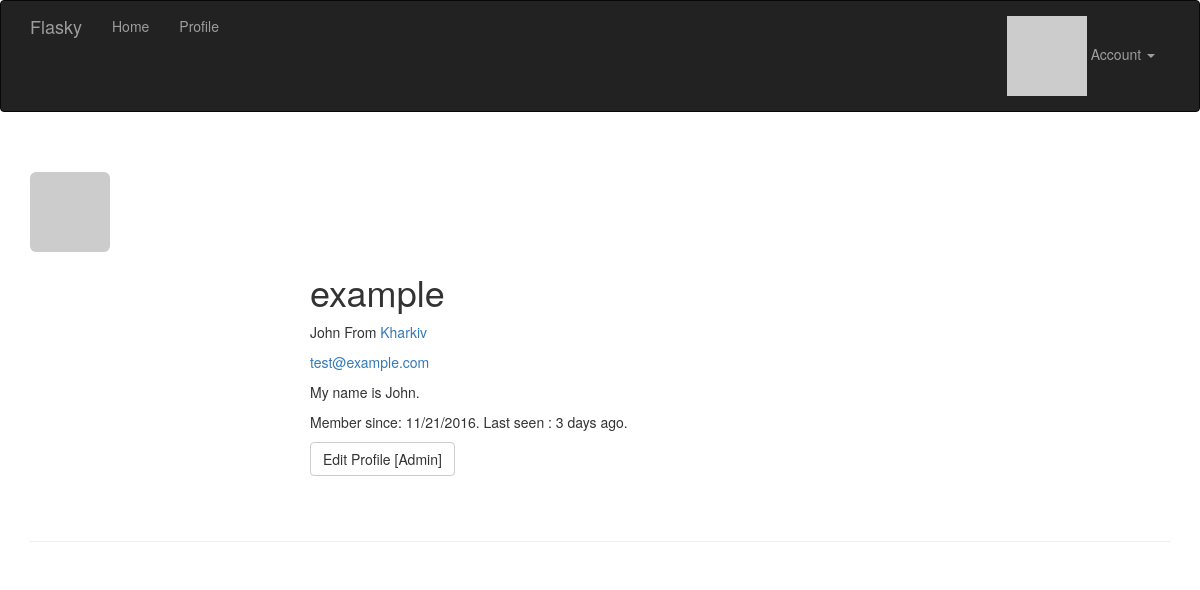
/user/example (signed in), run on the app's committed database.
### app/models.py (models this page shows, shortened)
class User(UserMixin, db.Model):
    __tablename__ = 'users'
    id = db.Column(db.Integer, primary_key=True)
    email = db.Column(db.String(64), unique=True, index=True)
    username = db.Column(db.String(64), unique=True, index=True)
    password_hash = db.Column(db.String(128))
    role_id = db.Column(db.Integer, db.ForeignKey('roles.id'))
    confirmed = db.Column(db.Boolean, default=True)
    name = db.Column(db.String(64))
    location = db.Column(db.String(64))
    about_me = db.Column(db.Text)
    member_since = db.Column(db.DateTime, default=datetime.utcnow())
    last_seen = db.Column(db.DateTime, default=datetime.utcnow())
    avatar_hash = db.Column(db.String(32))
    posts = db.relationship('Post', backref='author', lazy='dynamic')
    @property
    def password(self):
        return AttributeError('password is not a readable attribute')
    def can(self, permissions):
        return self.role is not None and \
                (self.role.permissions & permissions) == permissions
    def is_administrator(self):
        return self.can(Permission.ADMINISTER)
    def ping(self):
        self.last_seen = datetime.utcnow()
        db.session.add(self)
    def gravatar(self, size=100, default='identicon', rating='g'):
        if request.is_secure:
            url = 'http://secure.gravatar.com/avatar'
        else:
            url = 'http://www.gravatar.com/avatar'
        hash = self.avatar_hash or hashlib.md5(self.email.encode('utf-8')).hexdigest()
        return '{url}/{hash}?s={size}&d={default}&r={rating}'.format(
                url=url, hash=hash, size=size, default=default, rating=rating)

### app/main/views.py (the view)
@main.route('/user/<username>')
def user(username):
    user = User.query.filter_by(username=username).first()
    if user is None:
        abort(404)
    posts = user.posts.order_by(Post.timestamp.desc()).all()
    return render_template('user.html', user=user, posts=posts)

### app/auth/views.py (called while the page is built)
@auth.before_app_request
def before_request():
    if current_user.is_authenticated:
        current_user.ping()
        if not current_user.confirmed \
                and request.endpoint[:5] != 'auth.':
                    return redirect(url_for('auth.unconfirmed'))

### app/models.py (called while the page is built)
@login_manager.user_loader
def load_user(user_id):
    return User.query.get(int(user_id))

### app/templates/user.html (shortened to what this page needs)
{% extends "base.html" %}
{% block page_content %}
<div class="page-header">
    <img class="img-rounded profile-thumnail" src="{{ user.gravatar(size=100) }}">
    <div class="profile-header">
        <h1>{{ user.username }}</h1>
        {% if user.name or user.location %}
        <p>
            {% if user.name %}{{ user.name }}{% endif %}
            {% if user.location %}
                From <a href="http://maps.google.com/?q={{ user.location }}">
                    {{ user.location }}
                </a>
            {% endif %}
        </p>
        {% endif %}
        {% if current_user.is_administrator() %}
        <p><a href="mailto:{{ user.email }}">{{ user.email }}</a></p>
        {% endif  %}
        {% if user.about_me %}<p>{{ user.about_me }}</p>{% endif %}
        <p>
            Member since: {{ moment(user.member_since).format('L') }}.
            Last seen : {{ moment(user.last_seen).fromNow() }}.
        </p>
        {% if current_user.is_administrator() %}
        <a class="btn btn-default" href="{{ url_for('main.edit_profile_admin', id=user.id) }}">
            Edit Profile [Admin]
        </a>
        {% endif %}
    </div>
</div>
{% endblock page_content %}

### app/static/style.css (style rules this page uses)
.profile-header { min-height: 260px; margin-left: 280px; }

### data on the page
User: username "example", name "John", location "Kharkiv", email "test@example.com", about_me "My name is John.", member_since "11/21/2016", last_seen "3 days ago"
